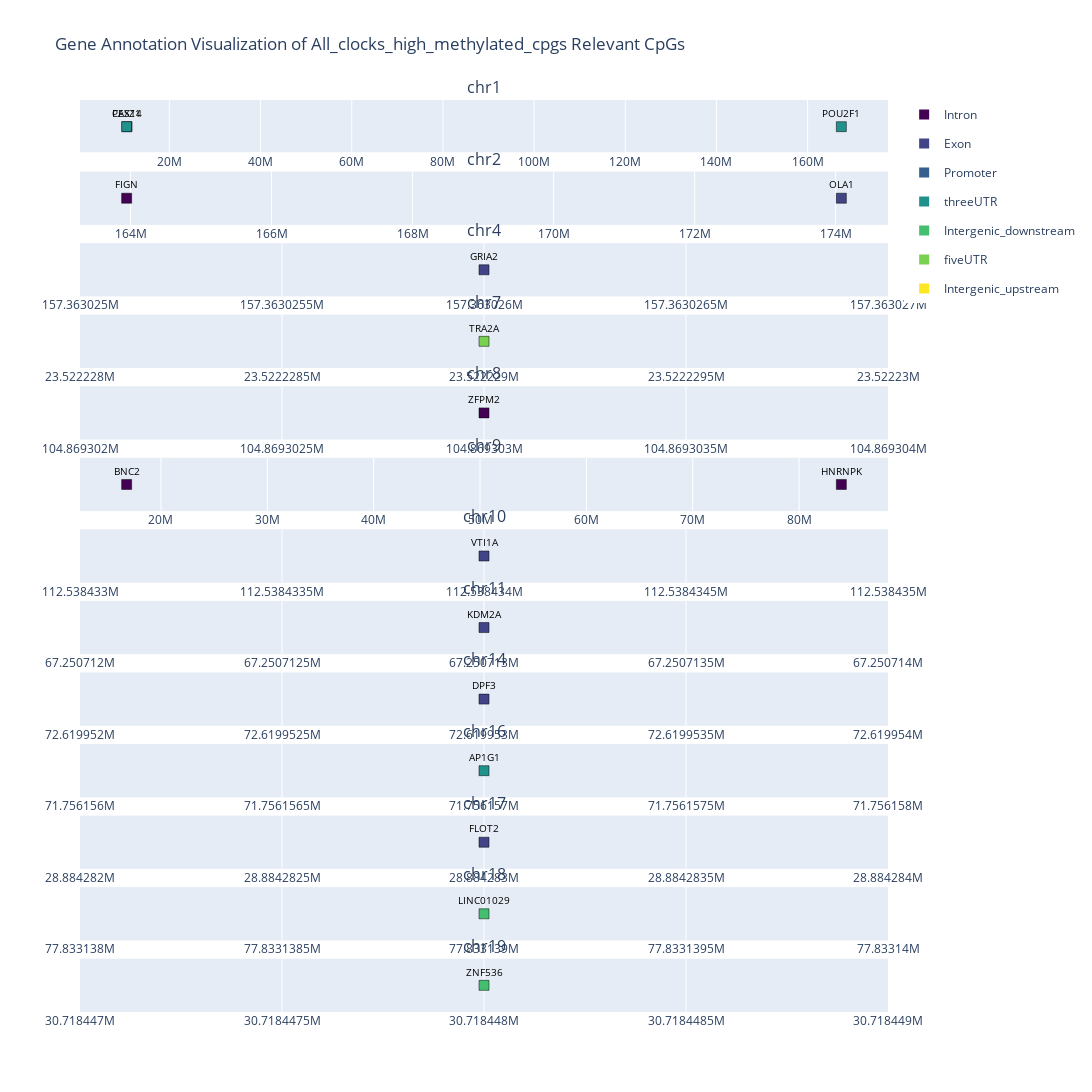
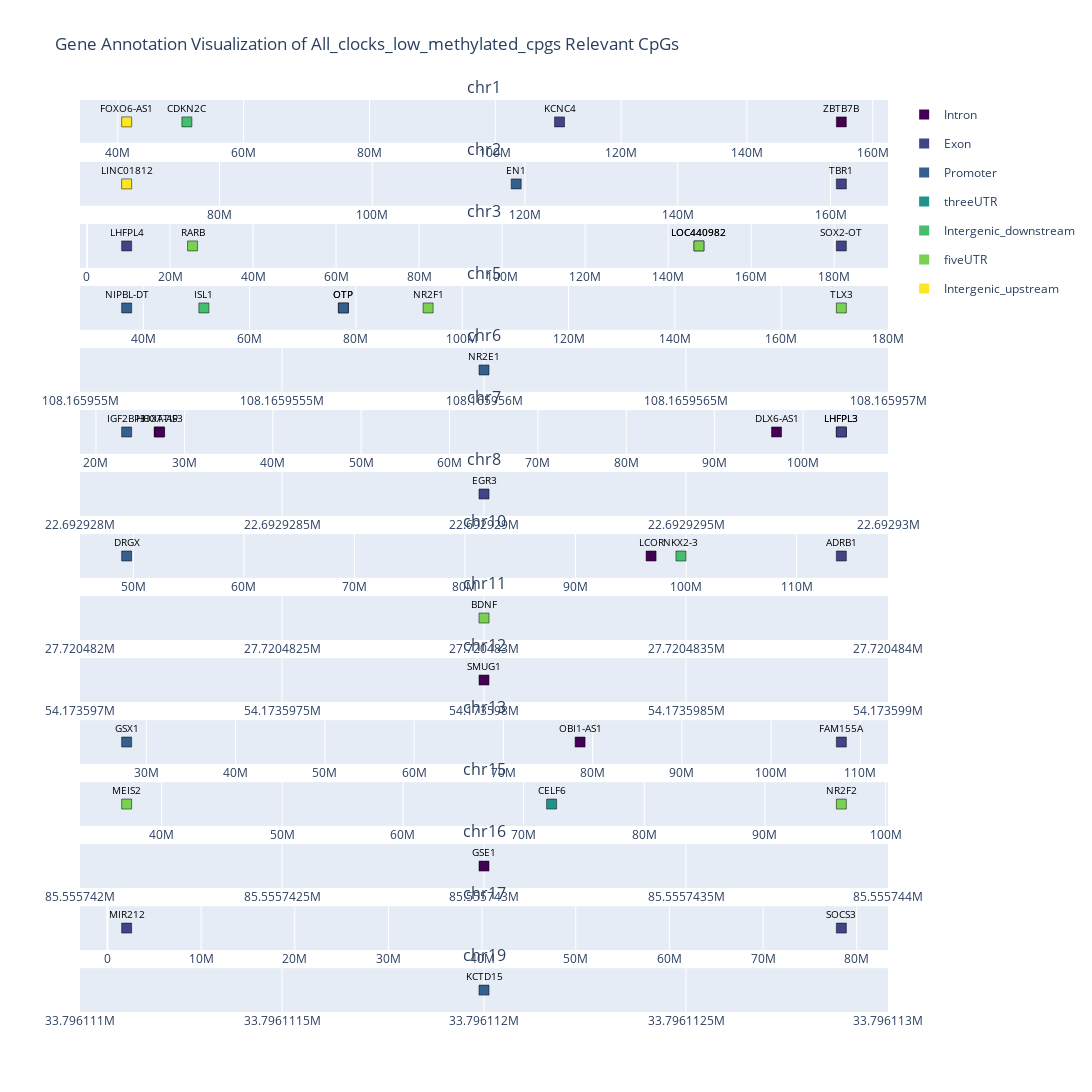
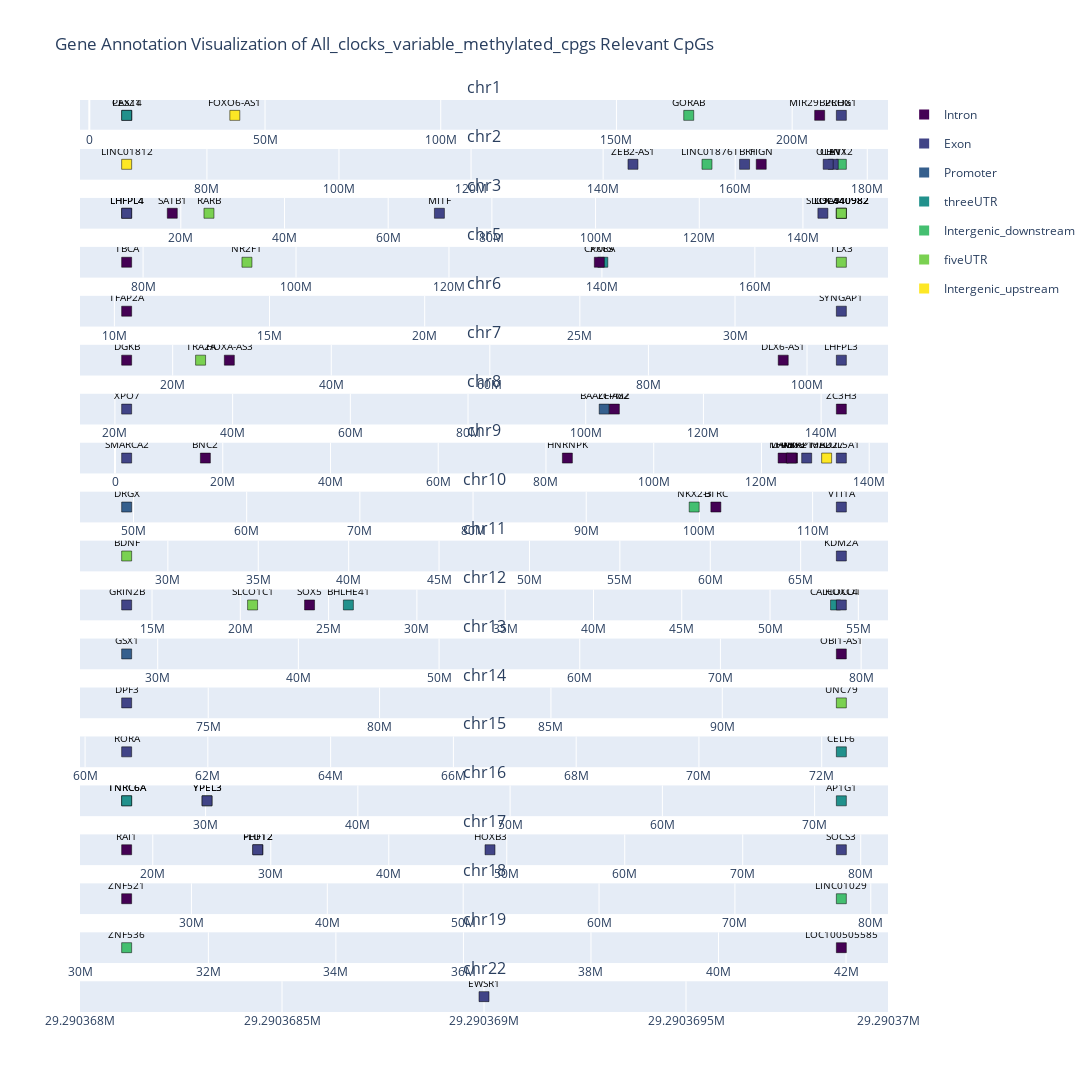
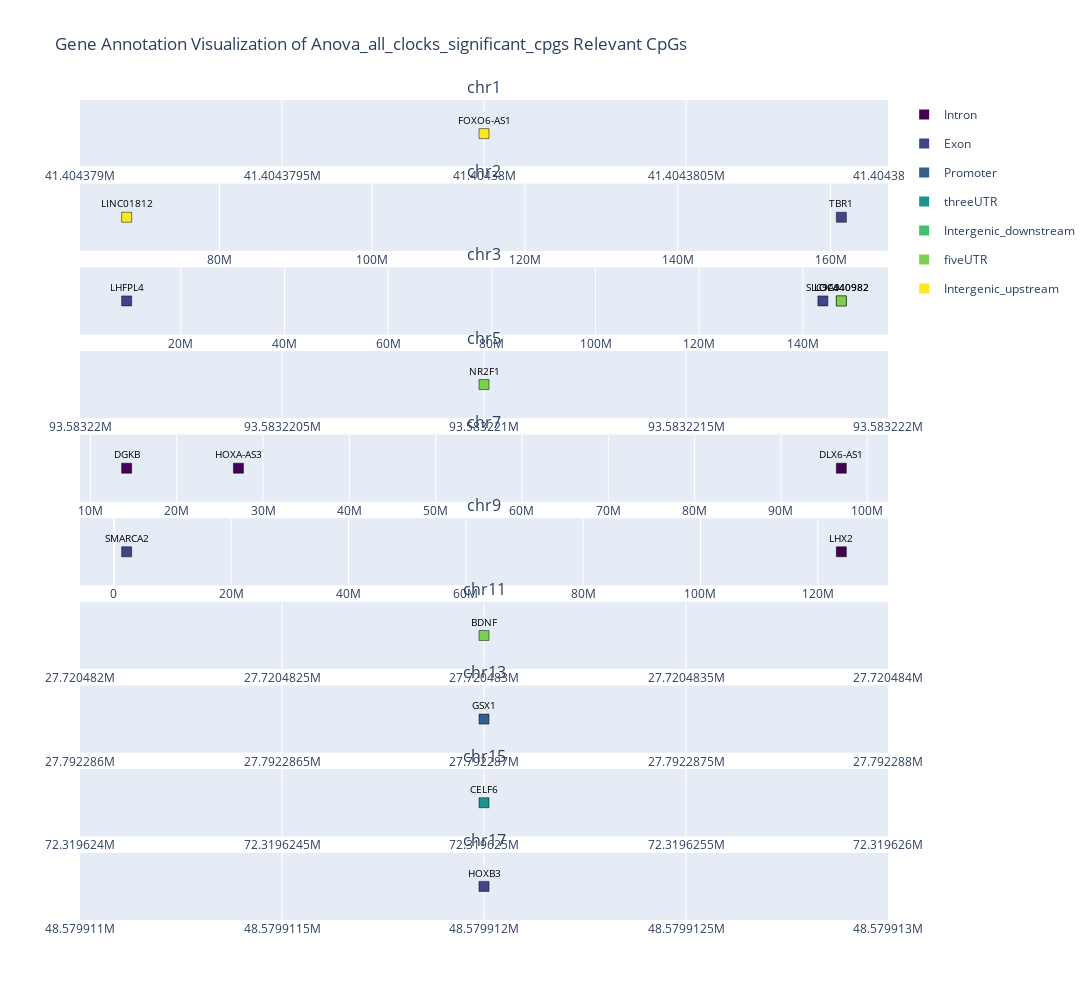

Source (notebook cell) for these figures, in order:
### Code cell
### Chromosome-wise visualization of the gene annotations of the Cross-Tissue Methylation sites result - Loop

# Function to sort chromosomes
def chromosome_sort_key(x):
    x = x.replace('chr', '')
    if x.isdigit():
        return int(x)
    elif x == 'X':
        return 23
    elif x == 'Y':
        return 24
    else:
        return 25  # for any other non-standard chromosomes

# Chromosome sizes for the hg38 genome
chromosome_sizes = {
    'chr1': 248956422,
    'chr2': 242193529,
    'chr3': 198295559,
    'chr4': 190214555,
    'chr5': 181538259,
    'chr6': 170805979,
    'chr7': 159345973,
    'chr8': 145138636,
    'chr9': 138394717,
    'chr10': 133797422,
    'chr11': 135086622,
    'chr12': 133275309,
    'chr13': 114364328,
    'chr14': 107043718,
    'chr15': 101991189,
    'chr16': 90338345,
    'chr17': 83257441,
    'chr18': 80373285,
    'chr19': 58617616,
    'chr20': 64444167,
    'chr21': 46709983,
    'chr22': 50818468,
    'chrX': 156040895,
    'chrY': 57227415
}

# Viridis color palette
viridis_colors = plt.cm.viridis([0, 0.1, 0.2, 0.3, 0.5, 0.7, 0.8, 1.0])

# Map the categories to the Viridis colors
color_map = {
    'Intron': mcolors.to_hex(viridis_colors[0]), 
    'Exon': mcolors.to_hex(viridis_colors[2]), 
    'Promoter': mcolors.to_hex(viridis_colors[3]), 
    'threeUTR': mcolors.to_hex(viridis_colors[4]), 
    'Intergenic_downstream': mcolors.to_hex(viridis_colors[5]), 
    'fiveUTR': mcolors.to_hex(viridis_colors[6]), 
    'Intergenic_upstream': mcolors.to_hex(viridis_colors[7]) 
}

# Loop through each clock dataframe in the dictionary
for clock_name, cpg_annotations in rel_cpgs_dict.items():
    # Get unique chromosomes and sort them
    chromosomes = sorted(cpg_annotations['chr'].unique(), key=chromosome_sort_key)

    # Create subplots
    fig = make_subplots(rows=len(chromosomes), cols=1, 
                        shared_xaxes=False, vertical_spacing=0.02,  # shared_xaxes set to False
                        subplot_titles=chromosomes)

    # Add traces for each chromosome
    for i, chr in enumerate(chromosomes, start=1):
        chr_cpg_annotations = cpg_annotations[cpg_annotations['chr'] == chr]

        # Add gene annotations
        fig.add_trace(
            go.Scatter(
                x=chr_cpg_annotations['start'],
                y=[i]*len(chr_cpg_annotations),
                mode='markers+text',
                marker=dict(
                    size=10,
                    color=[color_map[cat] for cat in chr_cpg_annotations['category']],
                    symbol='square', 
                    line=dict(width=0.5, color='black')
                ),
                text=chr_cpg_annotations['gene'],
                textposition='top center',        
                textfont=dict(color='black', size=10),
                hoverinfo='text',
                hovertext=[f"{cpg}<br>{gene}<br>{cat}<br>{start}" 
                           for cpg, gene, cat, start in zip(chr_cpg_annotations['CpG'], chr_cpg_annotations['gene'], 
                                                            chr_cpg_annotations['category'], chr_cpg_annotations['start'])],
                showlegend=False
            ),
            row=i, col=1
        )

        # Set the x-axis range to the actual size of the chromosome
        # fig.update_xaxes(title_text=f'Genomic Position of {chr}', showgrid=False, row=i, col=1, range=[0, chromosome_sizes[chr]])

    # Add legend entries
    for category, color in color_map.items():
        fig.add_trace(
            go.Scatter(
                x=[None], y=[None],
                mode='markers',
                marker=dict(size=10, color=color, symbol='square'),
                legendgroup=category,
                showlegend=True,
                name=category
            )
        )

    # Update layout
    fig.update_layout(
        height=100*len(chromosomes),
        width=1200,
        showlegend=True,
        title=f'Gene Annotation Visualization of {clock_name.capitalize()} Relevant CpGs',
        hovermode='closest'
    )

    # Update y-axes
    fig.update_yaxes(showticklabels=False, showgrid=False)

    # Ensure the output directory exists
    output_dir = f'../../FunctionalAnalysis/Annotations/Annotations Results/Cross-Tissue Methylation'
    os.makedirs(output_dir, exist_ok=True)
    
    # Save the plot 
    output_path = os.path.join(output_dir, f'{clock_name}_gene_annotation_chromosome_view.html')
    fig.write_html(output_path)

    # Show the plot
    fig.show()
